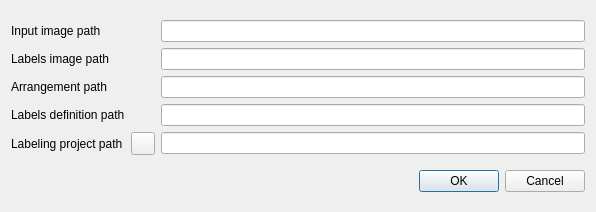
<?xml version="1.0" encoding="UTF-8"?>
<ui version="4.0">
 <class>QArrangementLabellingSaveProjectDialog</class>
 <widget class="QDialog" name="QArrangementLabellingSaveProjectDialog">
  <property name="geometry">
   <rect>
    <x>0</x>
    <y>0</y>
    <width>596</width>
    <height>212</height>
   </rect>
  </property>
  <property name="windowTitle">
   <string>Save labelling project</string>
  </property>
  <layout class="QVBoxLayout" name="verticalLayout">
   <item>
    <layout class="QGridLayout" name="gridLayout">
     <item row="2" column="0">
      <widget class="QLabel" name="label_3">
       <property name="text">
        <string>Arrangement path</string>
       </property>
      </widget>
     </item>
     <item row="3" column="2">
      <widget class="QLineEdit" name="_lineEditLabelsDefinitionPath">
       <property name="readOnly">
        <bool>false</bool>
       </property>
      </widget>
     </item>
     <item row="4" column="2">
      <widget class="QLineEdit" name="_lineEditProjectPath"/>
     </item>
     <item row="3" column="0">
      <widget class="QLabel" name="label_5">
       <property name="text">
        <string>Labels definition path</string>
       </property>
      </widget>
     </item>
     <item row="1" column="0">
      <widget class="QLabel" name="label_2">
       <property name="text">
        <string>Labels image path</string>
       </property>
      </widget>
     </item>
     <item row="2" column="2">
      <widget class="QLineEdit" name="_lineEditArrangementPath"/>
     </item>
     <item row="0" column="2">
      <widget class="QLineEdit" name="_lineEditInputImagePath">
       <property name="readOnly">
        <bool>true</bool>
       </property>
      </widget>
     </item>
     <item row="0" column="0">
      <widget class="QLabel" name="label">
       <property name="text">
        <string>Input image path</string>
       </property>
      </widget>
     </item>
     <item row="1" column="2">
      <widget class="QLineEdit" name="_lineEditLabelsImagePath"/>
     </item>
     <item row="4" column="0">
      <widget class="QLabel" name="label_4">
       <property name="text">
        <string>Labeling project path</string>
       </property>
      </widget>
     </item>
     <item row="4" column="1">
      <widget class="QToolButton" name="_toolButtonProjectPath">
       <property name="text">
        <string/>
       </property>
       <property name="icon">
        <iconset resource="../rc/QArrangementLabelling.qrc">
         <normaloff>:/icons/document-save.png</normaloff>:/icons/document-save.png</iconset>
       </property>
      </widget>
     </item>
    </layout>
   </item>
   <item>
    <widget class="QDialogButtonBox" name="buttonBox">
     <property name="orientation">
      <enum>Qt::Horizontal</enum>
     </property>
     <property name="standardButtons">
      <set>QDialogButtonBox::Cancel|QDialogButtonBox::Ok</set>
     </property>
    </widget>
   </item>
  </layout>
 </widget>
 <resources>
  <include location="../rc/QArrangementLabelling.qrc"/>
 </resources>
 <connections>
  <connection>
   <sender>buttonBox</sender>
   <signal>accepted()</signal>
   <receiver>QArrangementLabellingSaveProjectDialog</receiver>
   <slot>accept()</slot>
   <hints>
    <hint type="sourcelabel">
     <x>248</x>
     <y>254</y>
    </hint>
    <hint type="destinationlabel">
     <x>157</x>
     <y>274</y>
    </hint>
   </hints>
  </connection>
  <connection>
   <sender>buttonBox</sender>
   <signal>rejected()</signal>
   <receiver>QArrangementLabellingSaveProjectDialog</receiver>
   <slot>reject()</slot>
   <hints>
    <hint type="sourcelabel">
     <x>316</x>
     <y>260</y>
    </hint>
    <hint type="destinationlabel">
     <x>286</x>
     <y>274</y>
    </hint>
   </hints>
  </connection>
 </connections>
</ui>
